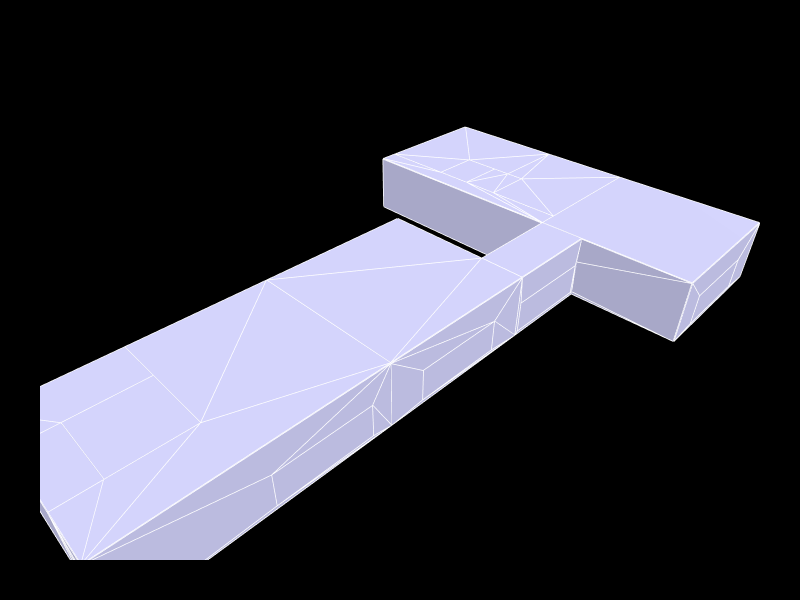

Here is the notebook cell this chart was saved with:
### Markdown cell above
## 6. Show the geometry

### Code cell
Topology.Show(objects,
              faceColor=[210,210,250],
              faceOpacity=0.2,
              edgeColor="white",
              edgeWidth=3,
              showVertices=False,
              backgroundColor="black",
              width=800,
              height=600,
              renderer = renderer)

### Figure 1 — Plotly figure (JSON) as saved in the notebook; plotly's stock layout.template omitted (floating-point values rounded to 4 significant figures; data arrays with more than 128 entries replaced by an {"elided": "..."} marker saying what was removed)
{"data": [{"hoverinfo": "text", "legendgroup": "2", "legendrank": 2, "line": {"color": "white", "dash": "solid", "width": 3}, "marker": {"size": 0}, "mode": "lines", "name": "1: GH (Edges)", "showlegend": false, "text": "", "type": "scatter3d", "x": {"elided": "3420 float values"}, "y": {"elided": "3420 float values"}, "z": {"elided": "3420 float values"}}, {"cmax": 1, "cmin": 0, "color": "#D2D2FA", "colorscale": [[0, "#440154"], [0.1111, "#482878"], [0.2222, "#3e4989"], [0.3333, "#31688e"], [0.4444, "#26828e"], [0.5556, "#1f9e89"], [0.6667, "#35b779"], [0.7778, "#6ece58"], [0.8889, "#b5de2b"], [1, "#fde725"]], "flatshading": true, "hoverinfo": "text", "hovertext": "", "i": {"elided": "452 int values"}, "j": {"elided": "452 int values"}, "k": {"elided": "452 int values"}, "legendgroup": "3", "legendrank": 3, "lighting": {"facenormalsepsilon": 0}, "name": "1: GH (Faces)", "opacity": 1, "showlegend": false, "showscale": false, "text": "", "type": "mesh3d", "x": {"elided": "154 float values"}, "y": {"elided": "154 float values"}, "z": {"elided": "154 float values"}}], "layout": {"autosize": true, "height": 600, "margin": {"b": 40, "l": 40, "r": 40, "t": 40}, "paper_bgcolor": "#000000", "plot_bgcolor": "#000000", "scene": {"aspectmode": "data", "camera": {"center": {"x": 0, "y": 0, "z": 0}, "eye": {"x": -1.25, "y": -1.25, "z": 1.25}, "projection": {"type": "perspective"}, "up": {"x": 0, "y": 0, "z": 1}}, "xaxis": {"visible": false}, "yaxis": {"visible": false}, "zaxis": {"visible": false}}, "showlegend": true, "width": 800, "xaxis": {"showgrid": false, "visible": false, "zeroline": false}, "yaxis": {"showgrid": false, "visible": false, "zeroline": false}}}
